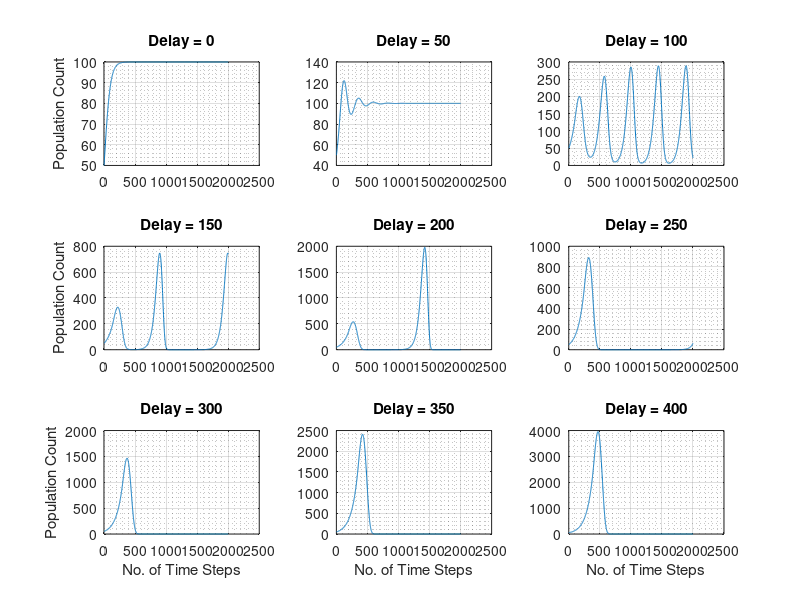
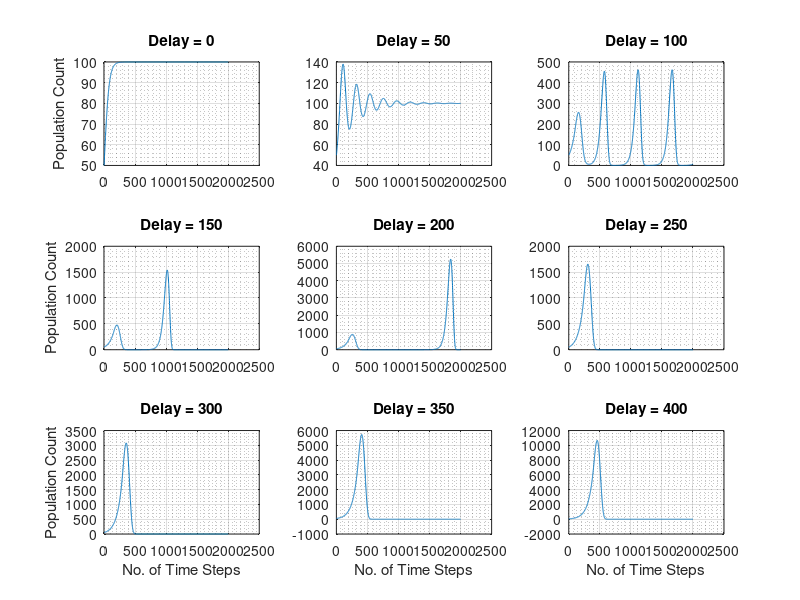

The MATLAB source for these figures, in order:
%% MXB 261 Assignment 2 %%
% Part 1 Script
% Matt Sampson

%% Part 1 a) %%
% Defining Parameters

K = 100;
x0 = 50;
r = 2;
h = 0.01;
steps = 2000;
s = linspace(0,400,9);


%% Testing with a for loop %%


x = zeros(length(s),steps);
x(:,1) = 50;

for j = 1:length(s)
    for i = 1:steps
        if i-s(j) < 1
            x(j,i+1) = x(j,i)*(1 + h*r - (h*r*x(j,1))/K); % Ghost Points
        else
            x(j,i+1) = x(j,i)*(1 + h*r - (h*r*x(j,i-s(j)))/K);
        end
    end
end

figure;
for m = 1:length(s)    
    subplot(3,3,m)
    plot(x(m,:))
    hold on
    grid on
    grid minor
    title(['Delay = ', num2str(s(m))])
    if (mod(m,3)) == 1
        ylabel('Population Count')
    end
    if m > 6
        xlabel('No. of Time Steps')
    end
end


%% Repeating new r and new h %%

r = 1/2;
h = 0.05;

x = zeros(length(s),steps);
x(:,1) = 50;

for j = 1:length(s)
    for i = 1:steps
        if i-s(j) < 1
            x(j,i+1) = x(j,i)*(1 + h*r - (h*r*x(j,1))/K); % Ghost Points
        else
            x(j,i+1) = x(j,i)*(1 + h*r - (h*r*x(j,i-s(j)))/K);
        end
    end
end

figure;
for m = 1:length(s)    
    subplot(3,3,m)
    plot(x(m,:))
    hold on
    grid on
    grid minor
    title(['Delay = ', num2str(s(m))])
    if (mod(m,3)) == 1
        ylabel('Population Count')
    end
    if m > 6
        xlabel('No. of Time Steps')
    end
end






